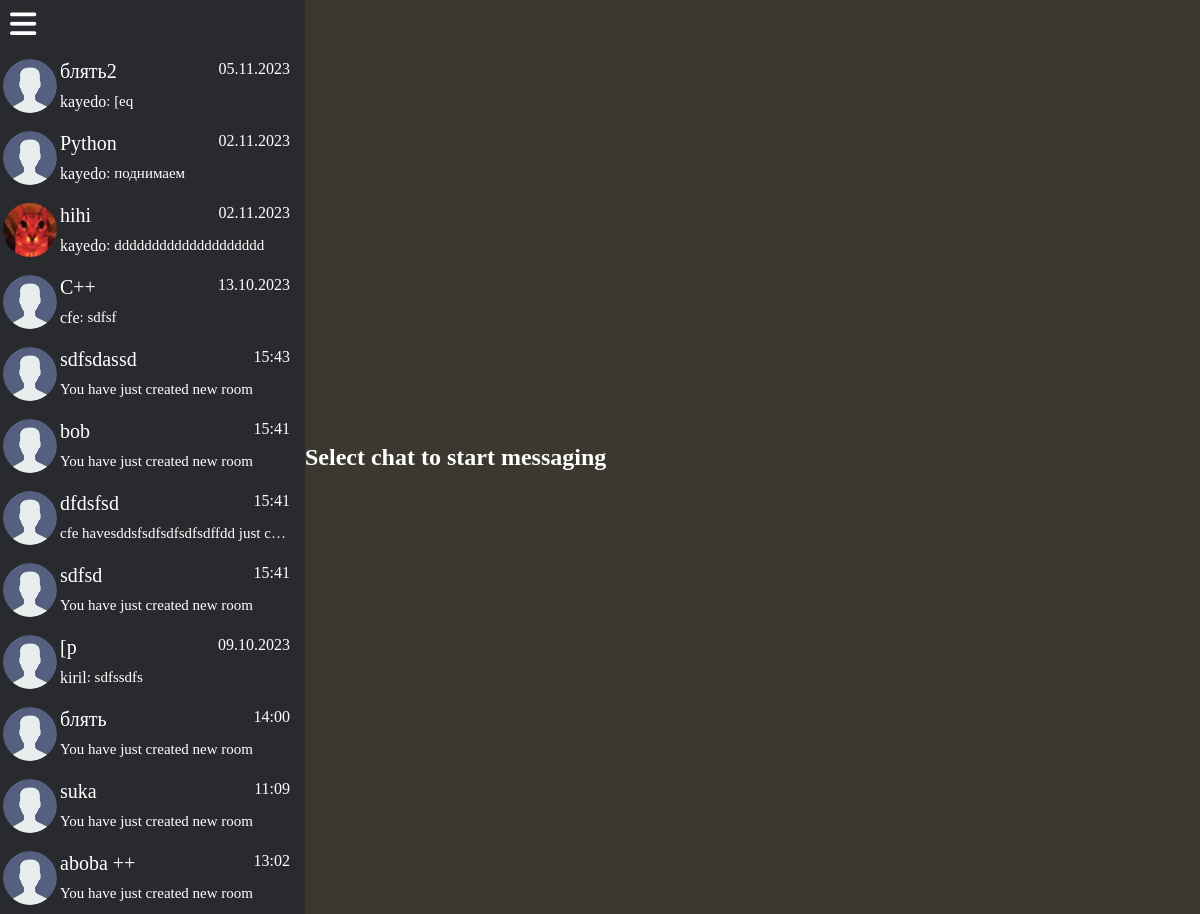
The app's page / (signed in), older data.
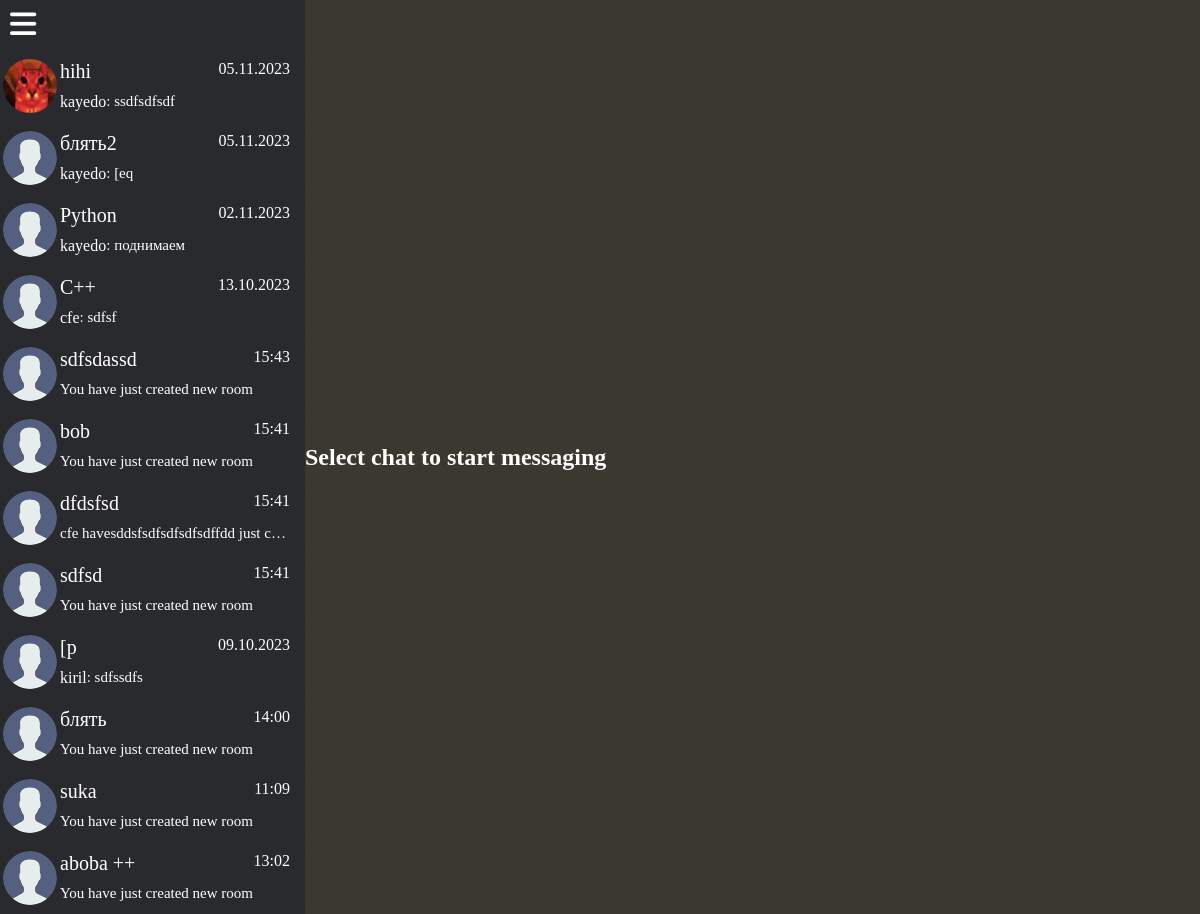
The same page, newer data.
### main/models.py (models this page shows, shortened)
class Room(models.Model):
    host = models.ForeignKey(User, on_delete=models.CASCADE)
    name = models.CharField(unique=True, max_length=200)
    avatar = models.ImageField(null=True, default='avatar.svg')
    description = models.TextField(max_length=50, null=True, blank=True)
    participants = models.ManyToManyField(User, related_name='rooms', blank=True)
    updated = models.DateTimeField(auto_now=True)
    created = models.DateTimeField(auto_now_add=True)
    class Meta:
        ordering = ['-updated',]

class Message(models.Model):
    host = models.ForeignKey(User, on_delete=models.CASCADE)
    room = models.ForeignKey(Room, on_delete=models.CASCADE)
    body = models.TextField(max_length=100)
    updated = models.DateTimeField(auto_now=True)
    created = models.DateTimeField(auto_now_add=True)
    class Meta:
        ordering = ['-created']
    def __str__(self) -> str:
        return self.body[0:20]

class User(AbstractUser):
    username = models.CharField(unique=False, max_length=30)
    email = models.EmailField(unique=True, max_length=50)
    avatar = models.ImageField(null=True, default='avatar.svg')
    is_active = models.BooleanField(default=True)
    is_superuser = models.BooleanField(default=False)
    is_staff = models.BooleanField(default=False)
    date_joined = models.DateTimeField(default=timezone.now)
    last_login = models.DateTimeField(blank=True, null=True)
    friends = models.ManyToManyField("User", blank=True)
    hide_email = models.BooleanField(default=False)
    objects = CustomUserManager()
    USERNAME_FIELD = 'email'
    EMAIL_FIELD = 'email'
    REQUIRED_FIELDS = ['username']
    class Meta:
        verbose_name = 'User'
        verbose_name_plural = 'Users'

### main/views.py (the view)
# urls.py: path('', views.home, name='home'),
@login_required(login_url='login')
def home(request):
    context = {}
    return render(request, 'main/home_page/home.html', context)

### main/templates/main/home_page/home.html
{% extends 'main-layout.html' %}
{% block content %}
<div class="main">
    {% include 'main/home_page/room-list.html' %}
    {% if chosen == True %}
    {% include 'main/home_page/room.html' %}
    {% else %}
    <div class="tip">
        <div class="tip-box">
            <h2>Select chat to start messaging</h2>
        </div>
    </div>
    {% endif %}
</div>
{% endblock content%}

### main/templates/main/home_page/room-list.html
<div class="menu-list">
    {% include 'navbar.html' %}
    <div class="room-list" id="room-list">
        <div class="scroll-list">
            {% for room in request.user.rooms.all %}
            <a href="{% url 'room' room.id %}">
                <div class="room">
                    <div class="photo">
                        <img class="image-photo" src="{{room.avatar.url}}" alt="photo">
                    </div>
                    <div class="content-block">
                        <div class="first-block">
                            <div class="room-name">{{room.name}}</div>
                            {% if room.message_set.all.0.updated|date:"d.m.Y" == date|date:"d.m.Y" %}
                            <div class="time">{{room.updated|date:"H:i"}}</div>
                            {% else %}
                            <div class="time">{{room.updated|date:"d.m.Y"}}</div>
                            {% endif %}
                        </div>
                        <div class="second-block">
                            {% if room.message_set.all.0 %}
                            <div class="author">{{room.message_set.all.0.host.username}}</div>
                            <div class="last-message">: {{room.message_set.all.0}}</div>
                            {% else %}
                            {% if room.host == request.user %}
                            <div class="last-message">You have just created new room</div>
                            {% else %}
                            <div class="last-message">{{room.host.username}} havesddsfsdfsdfsdfsdffdd just created new room</div>
                            {% endif %}
                            {% endif %}
                        </div>
                    </div>
                </div>
            </a>
            {% endfor %}
        </div>
    </div>
</div>

Row changes from the older to the newer data that the page shows:
changed Room "hihi": updated "02.11.2023" → "05.11.2023"; message_set.all.0 "dddddddddddddddddddd" → "ssdfsdfsdf"; moves up the list
